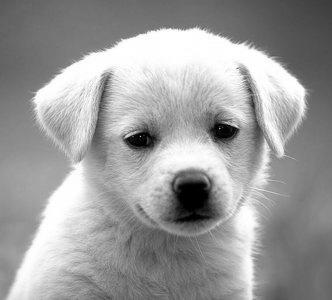
#> input picture src/exp/your_image.jpg, 332 x 300 px
$ python fft.py
#> lines starting #> are read from the running program, lines starting #| are printed output that depends on the picture
import cv2
import numpy as np
import matplotlib.pyplot as plt

# 1. Load grayscale image
img = cv2.imread("your_image.jpg", 0)
#> img is the input picture: shape (300, 332); min 0, max 255, mean 155.7

# 2. Apply 2D FFT
f = np.fft.fft2(img)
fshift = np.fft.fftshift(f)  # shift zero freq to center

# 3. Compute magnitude spectrum
magnitude_spectrum = 20 * np.log(np.abs(fshift) + 1)
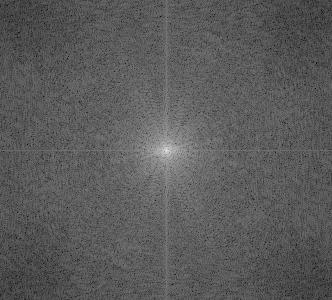
#> magnitude_spectrum: shape (300, 332) float64; min 48.12, max 331.1, mean 149.3; drawn with min black and max white

# 4. Display original and spectrum
plt.subplot(121), plt.imshow(img, cmap="gray")
plt.title("Original Image"), plt.axis("off")

plt.subplot(122), plt.imshow(magnitude_spectrum, cmap="gray")
plt.title("FFT Magnitude Spectrum"), plt.axis("off")

plt.show()
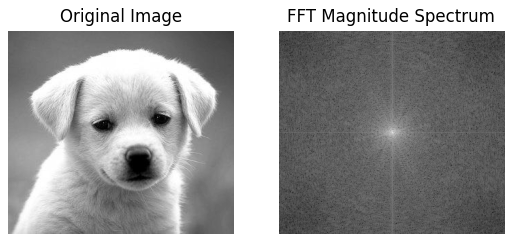
#> figure drawn by matplotlib, 2 panels

$ run again, with src/exp/download.jpg copied over src/exp/your_image.jpg
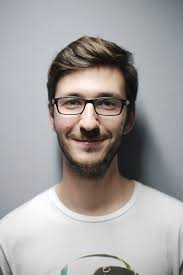
#> input picture src/exp/download.jpg, 183 x 275 px
#> `magnitude_spectrum = 20 * np.log(np.abs(fshift) + 1)`:
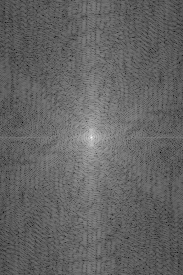
#> magnitude_spectrum: shape (275, 183) float64; min 31.15, max 318.2, mean 144; drawn with min black and max white
#> `plt.show()`:
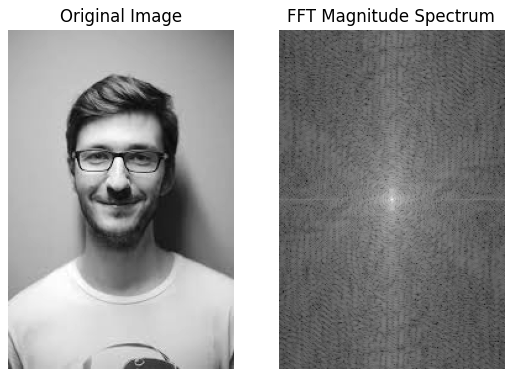
#> figure drawn by matplotlib, 2 panels

$ run again, with src/exp/restored_34_stage1_opencv.png saved as src/exp/your_image.jpg
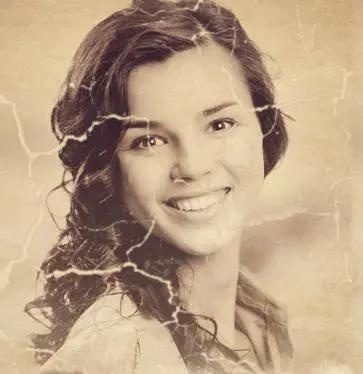
#> input picture src/exp/restored_34_stage1_opencv.png, 363 x 374 px
#> `magnitude_spectrum = 20 * np.log(np.abs(fshift) + 1)`:
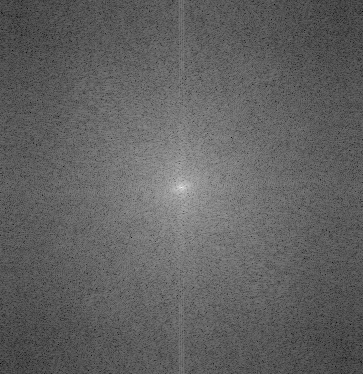
#> magnitude_spectrum: shape (374, 363) float64; min 26.13, max 338.6, mean 145.8; drawn with min black and max white
#> `plt.show()`:
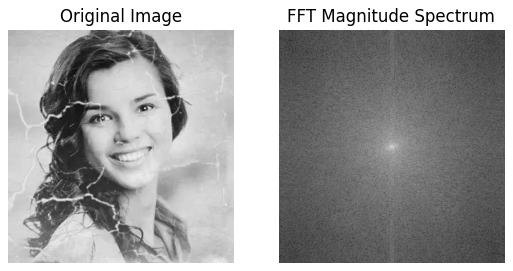
#> figure drawn by matplotlib, 2 panels
